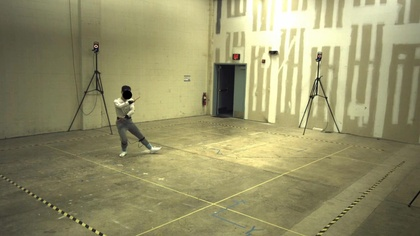
%> input picture Project2DataFiles/Project2DataFiles/im1corrected.jpg, 420 x 236 px, shrunk from 1920 x 1080 before the run
$ octave threepointthreep2.m   (GNU Octave 9; MATLAB toolbox functions it lacks are replaced by stand-ins)
%> lines starting %> are read from the running program, lines starting %| are printed output that depends on the picture
% load images
im = imread('im1corrected.jpg');
%> im is the input picture: size 236x420x3 uint8; mean R, G, B 149.6, 145.9, 105.2
im2 = imread('im2corrected.jpg');
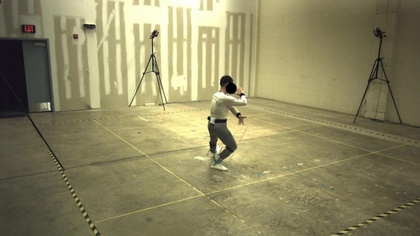
%> input picture Project2DataFiles/Project2DataFiles/im2corrected.jpg, 420 x 236 px, shrunk from 1920 x 1080 before the run
%> im2 is the input picture: size 236x420x3 uint8; mean R, G, B 140.5, 134.7, 97.3
figure(1); imagesc(im);
% for your convenience, we have manually selected points for the person,
% dorrway, and the camera, and stored them here
selected_xpts_l = [1.0e+03 *[1.1250;1.1169] [568.7451;558.0487] 1.0e+03 *[1.4619;1.4619]];
selected_ypts_l = [[290.3837;545.7326] [392.9419;717.3605] [256.8953;256.8953]];
% plotting the points
hold on;
for j=1:3
for i=1:2
    h = plot(selected_xpts_l(i,j),selected_ypts_l(i,j),'*');
    set(h,'Color','g','LineWidth',2);
    text(selected_xpts_l(i,j),selected_ypts_l(i,j),sprintf('%d',(j-1)*2+i));
end
end
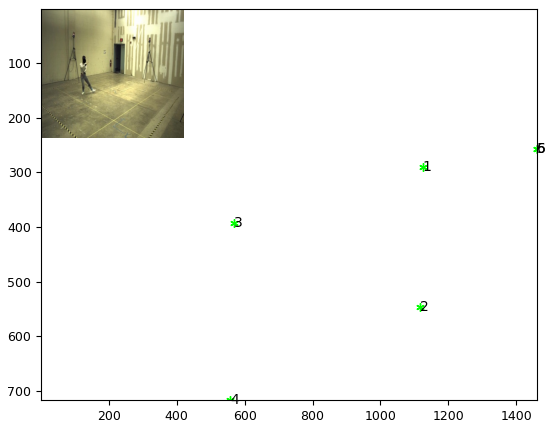
%> figure redrawn from the program's plot data
hold off;

figure(2); imagesc(im2);
selected_xpts_r = [[218.7564; 245.0128] 1.0e+03 * [1.0393;1.0393] [717.6282;717.6282]];
selected_ypts_r = [[178.8138; 510.1487] [345.7459;775.7225] [156.0504;156.0504]];
hold on;
for j=1:3
for i=1:2
    h = plot(selected_xpts_r(i,j),selected_ypts_r(i,j),'*');
    set(h,'Color','g','LineWidth',2);
    text(selected_xpts_r(i,j),selected_ypts_r(i,j),sprintf('%d',(j-1)*2+i));
end
end
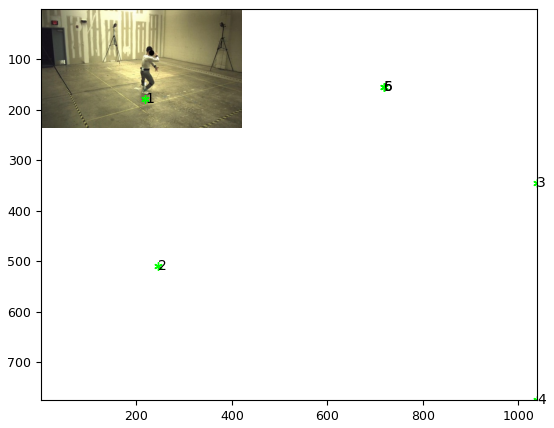
%> figure redrawn from the program's plot data
hold off;

% go through each task (doorway, person, camera)
for ind=1:3
    % load points
    xpts_l = selected_xpts_l(:,ind);
    ypts_l = selected_ypts_l(:,ind);
    xpts_r = selected_xpts_r(:,ind);
    ypts_r = selected_ypts_r(:,ind);

    pts_l = [xpts_l.'; ypts_l.'; [1 1]];
    pts_r = [xpts_r.'; ypts_r.'; [1 1]];

    % similar to 3.2, we reconstruct the 3D points
    c1 = zeros(3,2);
    c2 = zeros(3,2);
    v1 = zeros(3,2);
    v2 = zeros(3,2);
    result= zeros(3,2);

    for pix = 1:2
        % reconstruct the 3D points
%> (the run ends here)
